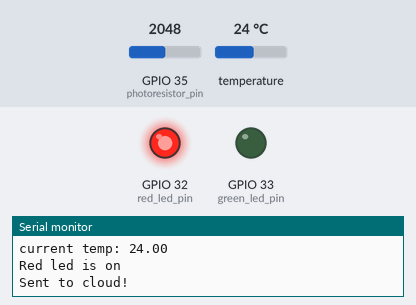
Simulated run of this sketch. Board: ESP32. On the bench: output pins drawn as LEDs (lit = HIGH), the last lines printed to the serial monitor. The test bench sets the inputs (shaded band); at power-on: temperature 24 °C, GPIO 35 (photoresistor_pin) = 2048. WiFi joins after 1.5 s; servers stay silent unless stated; no MQTT or app messages arrive unless stated.

Above: at 18.7 s.
18.8 s: temperature set to 28 °C
At 33.5 s:
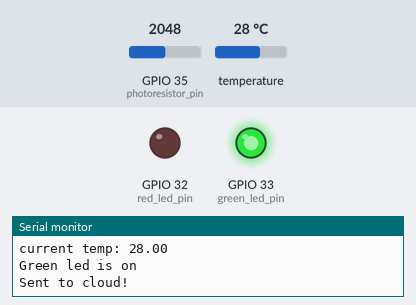
33.8 s: temperature set to 28.8 °C
At 43.7 s:
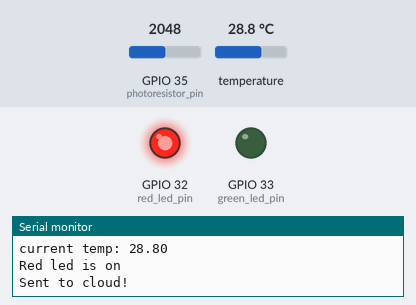
Timing chart, 0 to 54.0 s (numbered marks = the images above; inputs shaded):
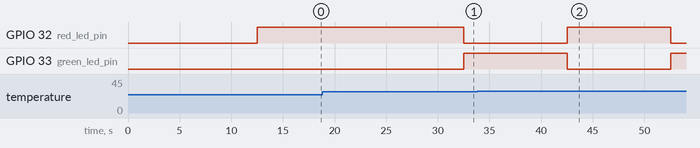

Measured:
- the behaviour switches between 28 and 28.1 °C on temperature (found by bisection; images 1 and 2)
- after the input at 18.8 s, GPIO 32 (red_led_pin): HIGH → LOW after 13.7 s instead of 3.7 s; GPIO 33 (green_led_pin): LOW → HIGH after 13.7 s instead of 3.7 s
- after the input at 33.8 s, GPIO 32 (red_led_pin): LOW → HIGH after 8.7 s, → LOW 10.0 s later; GPIO 33 (green_led_pin): HIGH → LOW after 8.7 s, → HIGH 10.0 s later

The sketch:

CloudEnvSensors.ino
```cpp
// libreries
#include <Adafruit_Sensor.h>
#include "SCAsyncTimer.h"
#include "Streaming.h"
#include <DHT.h>
#include <DHT_U.h>
#include <analogWrite.h>
#define DHTTYPE    DHT22
#include <WiFi.h>
#include "Adafruit_MQTT.h"
#include "Adafruit_MQTT_Client.h"

// cloud andwifi config
#define WLAN_SSID       "ofme400"
#define WLAN_PASS       "18041986"
#define AIO_SERVER      "io.adafruit.com"
#define AIO_SERVERPORT  1883                   // use 8883 for SSL
#define AIO_USERNAME    "ofer221"
#define AIO_KEY         "aio_ZdZB29PSRvm0WzRixDs0IH8POxAB"


// pins config
#define red_led_pin  32
#define green_led_pin  33
#define photoresistor_pin  35
#define dht_pin  25

WiFiClient client;
Adafruit_MQTT_Client mqtt(&client, AIO_SERVER, AIO_SERVERPORT, AIO_USERNAME, AIO_KEY);
Adafruit_MQTT_Publish  temp_level = Adafruit_MQTT_Publish(&mqtt, AIO_USERNAME "/feeds/temperature");
Adafruit_MQTT_Publish light_level = Adafruit_MQTT_Publish(&mqtt, AIO_USERNAME "/feeds/light");
Adafruit_MQTT_Publish humidity_level = Adafruit_MQTT_Publish(&mqtt, AIO_USERNAME "/feeds/humidity");

int photoresistor_value = 0; // LIGHT SENSOR VALUE
float tempValue = 0; // TEMPERATURE SENSORE VALUE
DHT_Unified dht(dht_pin, DHTTYPE); // DHT22

//TIMER DEFINITION
SCAsyncTimer sensorsDelay(10, UNIT_SECONDS);


void MQTT_connect();
void toggleRed(bool state);
void toggleGreen(bool state);

void setup() {
  Serial.begin(9600);
  Serial.println(F("Starting..."));
  delay(1000);

  // Connect to WiFi access point.
  Serial.println(); Serial.println();
  Serial << "Connecting to " << WLAN_SSID << endl;
  WiFi.begin(WLAN_SSID, WLAN_PASS);
  while (WiFi.status() != WL_CONNECTED) {
    delay(500);
    Serial.print(".");
  }
  Serial.println();
  Serial << "WiFi connected" << endl << "IP address: " << WiFi.localIP() << endl << endl;
  pinMode(red_led_pin, OUTPUT);
  pinMode(green_led_pin, OUTPUT);
  dht.begin();
  sensorsDelay.start();
}


void loop() {
    MQTT_connect();
    if (sensorsDelay.isTriggered()) {
      yield();
      Serial<<"\nSending value ..."<<endl;
      if (! light_level.publish( getLightLevel ())) {
        Serial << "Failed" << endl;
      } else {
        Serial << "Sent to cloud!" << endl;
      }

      if (! temp_level.publish(getTemp())) {
        Serial << "Failed" << endl;
      } else {
        Serial << "Sent to cloud!" << endl;
      }
    }
}

void toggleRed(bool state) {
  digitalWrite(red_led_pin, state);
  digitalWrite(green_led_pin, !state);
  Serial << "Red led is on" << endl;
}

void toggleGreen(bool state) {
  digitalWrite(green_led_pin, state);
  digitalWrite(red_led_pin, !state);
  Serial << "Green led is on" << endl;
}
float getTemp() {
  sensors_event_t event;
  dht.temperature().getEvent(&event);
  if (!isnan(event.temperature)) {
    Serial << endl << "last temp: " << tempValue << endl;
    Serial  << "current temp: " << (float)event.temperature << endl;
    if ((float)event.temperature > tempValue) {
      toggleRed(true);
    } else {
      toggleGreen(true);
    }
    tempValue = (float)event.temperature;
    return (float)event.temperature;
  }
  else return -1;
}
int getLightLevel () {
  photoresistor_value = analogRead(photoresistor_pin);
  int lightValue = map(photoresistor_value, 0, 5000, 0, 100);
  Serial << endl << "light: " << lightValue << endl;
  return lightValue;
}


void MQTT_connect() {
  int8_t ret;

  // Stop if already connected.
  if (mqtt.connected()) {
    return;
  }

  Serial.print("Connecting to MQTT... ");

  uint8_t retries = 3;
  while ((ret = mqtt.connect()) != 0) { // connect will return 0 for connected
    Serial << mqtt.connectErrorString(ret) << endl;
    Serial << "Retrying MQTT connection in 5 seconds..." << endl << endl;
    mqtt.disconnect();
    delay(5000);  // wait 5 seconds
    retries--;
    if (retries == 0) {
      // basically die and wait for WDT to reset me
      while (1);
    }
  }
  Serial << "MQTT Connected!" << endl;
}
```

SCAsyncTimer.cpp
```cpp
#include "Arduino.h"
#include "SCAsyncTimer.h"

SCAsyncTimer::SCAsyncTimer(unsigned long intervall, TimeUnit unit)
{
  setIntervall(intervall, unit);
  _active = false;
  timeUnit = unit;
}

void SCAsyncTimer::setIntervall(unsigned long intervall, TimeUnit unit)
{
  if (unit == UNIT_MILLISECONDS)
  {
    _intervall = intervall;
  }
  if (unit == UNIT_SECONDS)
  {
    _intervall = intervall * 1000;
  }
  if (unit == UNIT_MINUTES)
  {
    _intervall = intervall * 60 * 1000;
  }
  if (unit == UNIT_HOURS)
  {
    _intervall = intervall * 60 * 60 * 1000;
  }
  _lastEvent = millis();
  _active = false;
}

bool SCAsyncTimer::isTriggered()
{
  if (_active)
  {
    if (millis() - _lastEvent >= _intervall)
    {
      _lastEvent = millis();
      return true;
    } else {
      return false;
    }
  } else {
    return false;
  }
}

void SCAsyncTimer::isActive(bool active)
{
  _lastEvent = millis();
  _active = active;
}
void SCAsyncTimer::start()
{
  _active = true;
  _lastEvent = millis();
}
void SCAsyncTimer::stop_timer()
{
  _active = false;
  _lastEvent = millis();
}
bool SCAsyncTimer::is_on()
{
  return _active ;
}

unsigned long SCAsyncTimer::getTimeLeft()
{
  unsigned long val = millis() - _lastEvent - _intervall;
  return val;
}
```

SCAsyncTimer.h
```cpp
#ifndef SCAsyncTimer_h
#define SCAsyncTimer_h

#include "Arduino.h"

enum TimeUnit {
  UNIT_MILLISECONDS,
  UNIT_SECONDS,
  UNIT_MINUTES,
  UNIT_HOURS
};

class SCAsyncTimer
{
  public:
    SCAsyncTimer(unsigned long intervall, TimeUnit unit);
    bool isTriggered();
    void isActive(bool active);
    void setIntervall(unsigned long intervall, TimeUnit unit);
    unsigned long getTimeLeft();
    void start();
    void stop_timer();
    bool is_on();
    TimeUnit timeUnit;

  private:
    unsigned long _intervall;
    unsigned long _lastEvent;
    bool _active;
};

#endif
```
